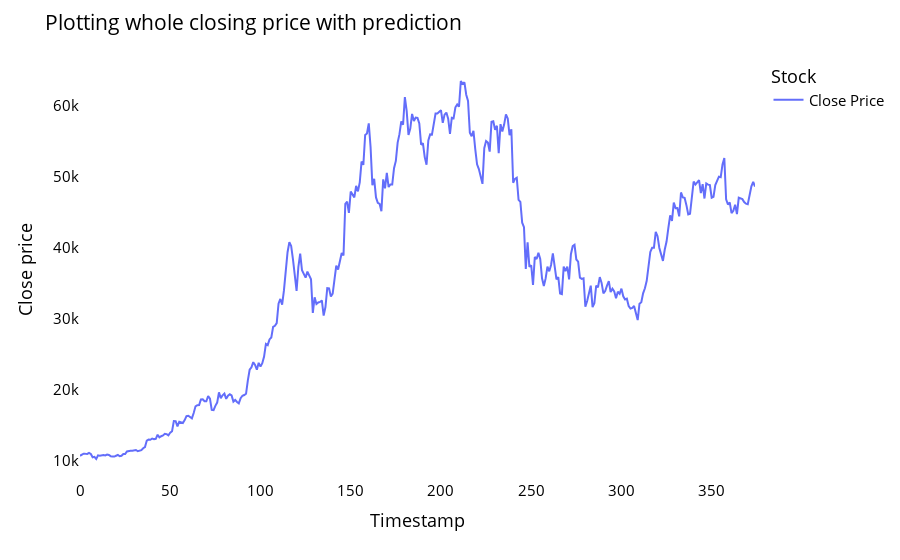

Notebook code cell kept with this figure:
### Code cell
my_model = closedf.tolist()
my_model.extend((np.array(lst_output).reshape(-1, 1)).tolist())
my_model = scaler.inverse_transform(my_model).reshape(1, -1).tolist()[0]

names = cycle(['Close Price'])

fig = px.line(my_model, labels = {'value': 'Close price', 'index': 'Timestamp'})
fig.update_layout(title_text = 'Plotting whole closing price with prediction', plot_bgcolor = 'white', font_size = 15, font_color = 'black', legend_title_text = 'Stock')
fig.for_each_trace(lambda t: t.update(name = next(names)))
fig.update_xaxes(showgrid = False)
fig.update_yaxes(showgrid = False)
fig.show()

### Figure 1 — Plotly figure (JSON) as saved in the notebook; plotly's stock layout.template omitted (floating-point values rounded to 4 significant figures; data arrays with more than 128 entries replaced by an {"elided": "..."} marker saying what was removed)
{"data": [{"hovertemplate": "variable=0<br>Timestamp=%{x}<br>Close price=%{y}<extra></extra>", "legendgroup": "0", "line": {"color": "#636efa", "dash": "solid"}, "marker": {"symbol": "circle"}, "mode": "lines", "name": "Close Price", "orientation": "v", "showlegend": true, "type": "scatter", "x": {"elided": "375 int values"}, "xaxis": "x", "y": {"elided": "375 float values"}, "yaxis": "y"}], "layout": {"font": {"color": "black", "size": 15}, "legend": {"title": {"text": "Stock"}, "tracegroupgap": 0}, "margin": {"t": 60}, "plot_bgcolor": "white", "title": {"text": "Plotting whole closing price with prediction"}, "xaxis": {"anchor": "y", "domain": [0, 1], "showgrid": false, "title": {"text": "Timestamp"}}, "yaxis": {"anchor": "x", "domain": [0, 1], "showgrid": false, "title": {"text": "Close price"}}}}
